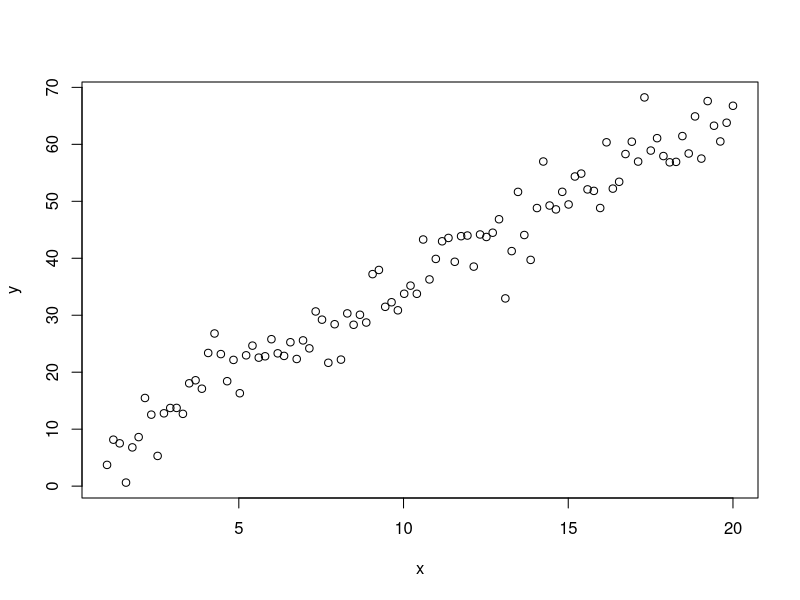
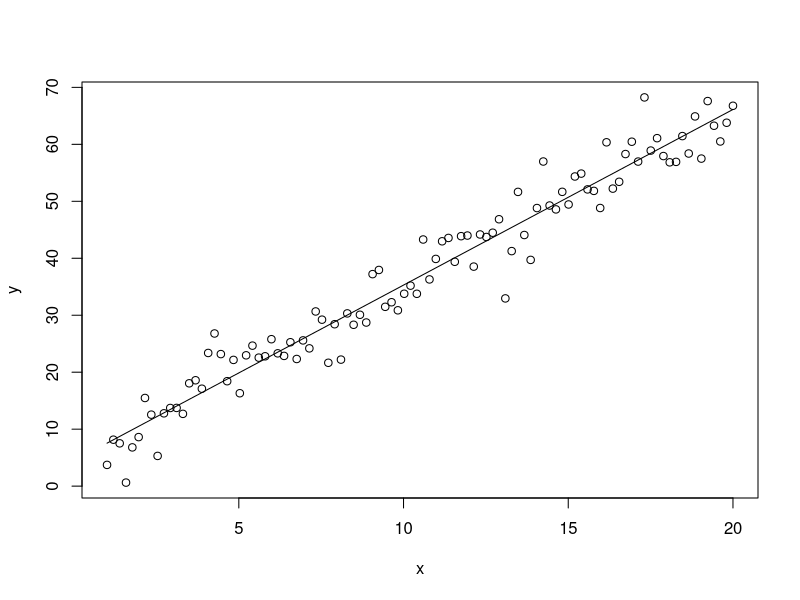

Source code (R) for these figures, in order:
N <- 100
x <- seq(1, 20, length.out = N)
y <- 5.4542 + 3.0223*x + rnorm(N,sd=3.6)


plot(x, y)

d<-mean(x^2) - mean(x)^2

w0<-(mean(x^2)*mean(y)-mean(x)*mean(x*y))/d

w1<-(mean(x*y)-mean(x)*mean(y))/d

y_hat<-w0 + w1*x
plot(x,y)
lines(x, y_hat)


R2 <- 1 -sum((y - y_hat)^2)/sum((y-mean(y))^2)
cat("Trainning R-Squared: ", round(R2, digits = 3))


